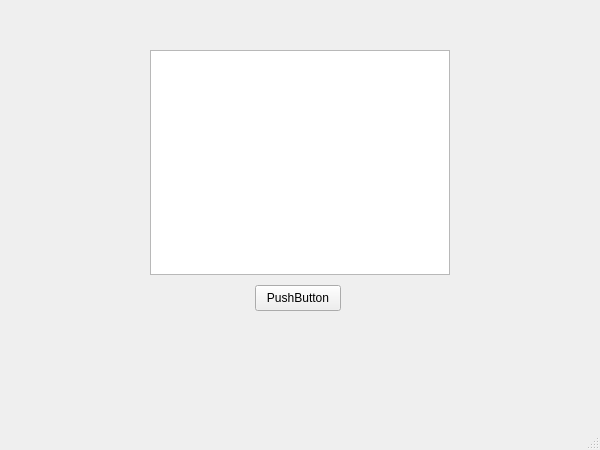
<?xml version="1.0" encoding="UTF-8"?>
<ui version="4.0">
 <class>matrixgui</class>
 <widget class="QMainWindow" name="matrixgui">
  <property name="geometry">
   <rect>
    <x>0</x>
    <y>0</y>
    <width>600</width>
    <height>450</height>
   </rect>
  </property>
  <property name="minimumSize">
   <size>
    <width>600</width>
    <height>450</height>
   </size>
  </property>
  <property name="maximumSize">
   <size>
    <width>600</width>
    <height>450</height>
   </size>
  </property>
  <property name="windowTitle">
   <string>matrixgui</string>
  </property>
  <widget class="QWidget" name="centralwidget">
   <widget class="QTextEdit" name="textEdit">
    <property name="geometry">
     <rect>
      <x>150</x>
      <y>50</y>
      <width>300</width>
      <height>225</height>
     </rect>
    </property>
   </widget>
   <widget class="QPushButton" name="pushButton">
    <property name="geometry">
     <rect>
      <x>255</x>
      <y>285</y>
      <width>86</width>
      <height>26</height>
     </rect>
    </property>
    <property name="text">
     <string>PushButton</string>
    </property>
   </widget>
  </widget>
  <widget class="QMenuBar" name="menubar">
   <property name="geometry">
    <rect>
     <x>0</x>
     <y>0</y>
     <width>600</width>
     <height>23</height>
    </rect>
   </property>
  </widget>
  <widget class="QStatusBar" name="statusbar"/>
 </widget>
 <resources/>
 <connections/>
</ui>
